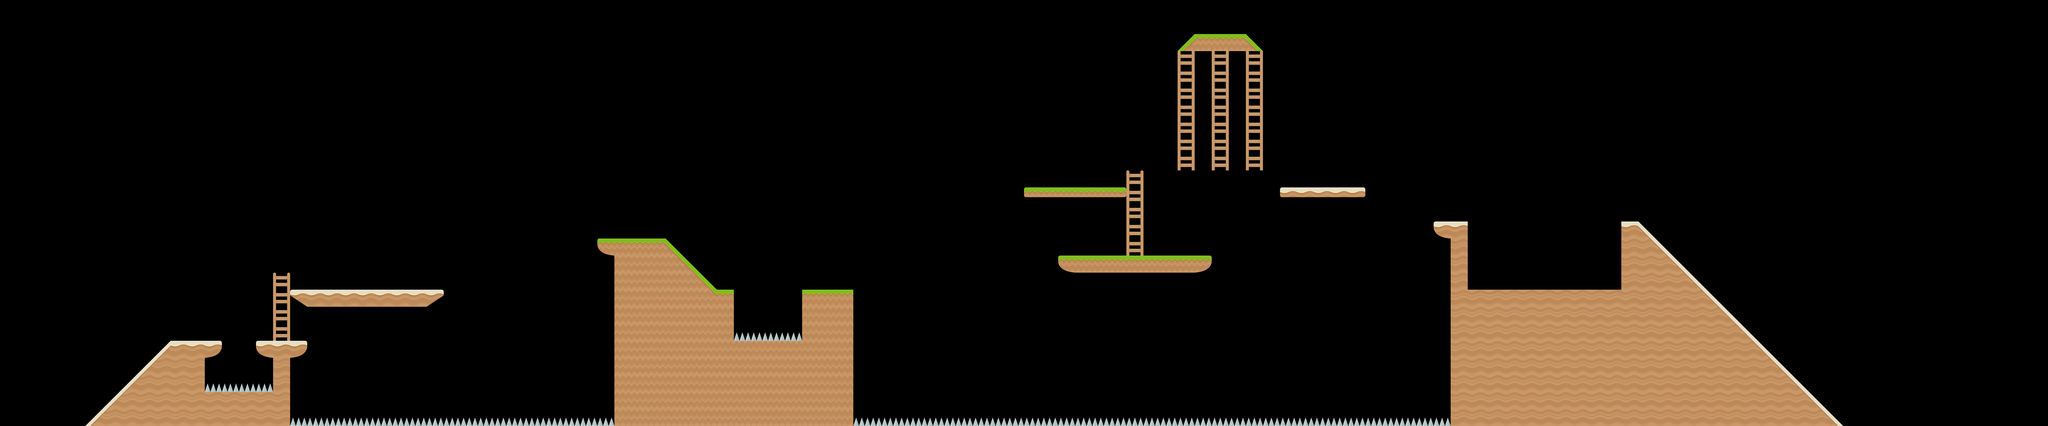

The image is a tile-based game level rendered from a .tmx file. Its description and source (layers, tilesets, objects; grid data summarised) follow:
An orthogonal 120x25 tile map with 64x64 px tiles, 1 tile layer (terrain) and 73 objects (7x enemy_fish, 2x enemy_slime, 2x enemy_spider, 2x enemy_snail, player).

<map version="1.0" orientation="orthogonal" renderorder="right-down" width="120" height="25" tilewidth="64" tileheight="64" nextobjectid="338">
 <properties>
  <property name="collectable_scale" value="0.15" />
  <property name="texture" value="@res/textures/tiles" />
 </properties>
 <tileset firstgid="1" name="Terrain" tilewidth="64" tileheight="64" tilecount="64" columns="8">
  <image source="../textures/tiled.png" width="512" height="512" />
 </tileset>
 <layer name="terrain" width="120" height="25">
  <data>[3000 cells, 458 non-empty, 26 distinct tile ids]</data>
 </layer>
 <objectgroup name="characters">
  <object id="187" name="player" x="696.668" y="1233" width="30" height="30">
   <ellipse />
  </object>
  <object id="310" name="enemy_slime" x="3918" y="665" width="30" height="30">
   <ellipse />
  </object>
  <object id="312" name="enemy_spider" x="4357" y="910.333" width="30" height="30">
   <ellipse />
  </object>
  <object id="317" name="enemy_spider" x="4847.67" y="666.333" width="30" height="30">
   <ellipse />
  </object>
  <object id="318" name="enemy_slime" x="5067.67" y="666.333" width="30" height="30">
   <ellipse />
  </object>
  <object id="319" name="enemy_snail" x="4954.33" y="666.333" width="30" height="30">
   <ellipse />
  </object>
  <object id="327" name="enemy_fish" x="5535.67" y="866.333" width="30" height="30">
   <ellipse />
  </object>
  <object id="328" name="enemy_fish" x="5625" y="863.667" width="30" height="30">
   <ellipse />
  </object>
  <object id="329" name="enemy_fish" x="5746.33" y="859.667" width="30" height="30">
   <ellipse />
  </object>
  <object id="330" name="enemy_fish" x="5909" y="858.333" width="30" height="30">
   <ellipse />
  </object>
  <object id="331" name="enemy_fish" x="6013" y="859.667" width="30" height="30">
   <ellipse />
  </object>
  <object id="332" name="enemy_fish" x="5809" y="862.333" width="30" height="30">
   <ellipse />
  </object>
  <object id="333" name="enemy_fish" x="5671.67" y="859.667" width="30" height="30">
   <ellipse />
  </object>
  <object id="337" name="enemy_snail" x="1369" y="1033" width="30" height="30">
   <ellipse />
  </object>
 </objectgroup>
 <objectgroup name="character_bounds">
  <object id="190" x="1113.33" y="1089.33" width="525" height="64" />
  <object id="311" x="3968" y="960" width="576" height="64" />
  <object id="313" x="3840" y="704" width="359.5" height="22" />
  <object id="315" x="4800" y="704" width="320" height="17.3333" />
  <object id="325" x="5528" y="925.333" width="524" height="144" />
 </objectgroup>
 <objectgroup name="collision_static">
  <object id="46" x="640" y="1280" width="129.333" height="190.667" />
  <object id="111" x="640" y="1280">
   <polyline points="0,0 -316,316" />
  </object>
  <object id="113" x="1024" y="1280" width="64.6667" height="318.667" />
  <object id="115" x="768" y="1280" width="63" height="63" />
  <object id="116" x="768" y="1472" width="254.667" height="63" />
  <object id="123" x="1088" y="1280" width="63" height="63" />
  <object id="124" x="960" y="1280" width="63" height="63" />
  <object id="186" x="1090.67" y="1089.33" width="576" height="64" />
  <object id="191" x="1088" y="1600" width="4374" />
  <object id="198" x="2304" y="896" width="192" height="700" />
  <object id="200" x="2496" y="1088" width="257.333" height="192" />
  <object id="201" x="3008" y="1088" width="192" height="192" />
  <object id="203" x="2496" y="1280" width="704" height="320" />
  <object id="209" x="2240" y="896" width="64" height="64" />
  <object id="221" x="2496" y="896">
   <polyline points="0,0 192,192" />
  </object>
  <object id="251" x="3968" y="960" width="574.667" height="64" />
  <object id="252" x="3840" y="704" width="384" height="33.3333" />
  <object id="275" x="4416" y="128" width="320" height="64" />
  <object id="278" x="4800" y="704" width="320" height="36" />
  <object id="281" x="5440" y="832" width="64" height="773" />
  <object id="283" x="6080" y="832" width="64" height="771.03" />
  <object id="285" x="5376" y="832" width="64" height="64" />
  <object id="290" x="6144" y="832">
   <polyline points="0,0 768,768" />
  </object>
 </objectgroup>
 <objectgroup name="collision_water">
  <object id="144" x="0" y="1408" width="576.004" height="192" />
  <object id="280" x="5504" y="894" width="576" height="196" />
  <object id="289" x="6655" y="1408" width="1025" height="192" />
 </objectgroup>
 <objectgroup name="collision_hand_of_god">
  <object id="119" x="769" y="1438.5" width="252" height="31" />
  <object id="193" x="1091" y="1568" width="1211" />
  <object id="207" x="2752" y="1249" width="260" height="30" />
  <object id="288" x="3195.83" y="1565.33" width="2247" height="32.6667" />
 </objectgroup>
 <objectgroup name="collision_bridge">
  <object id="249" x="3200" y="1088">
   <polyline points="0,0 768,-128" />
  </object>
 </objectgroup>
 <objectgroup name="collectables">
  <object id="297" x="799.333" y="1249">
   <polyline points="0,0 64,-64" />
  </object>
  <object id="298" x="990" y="1246.67">
   <polyline points="0,0 -64,-64" />
  </object>
  <object id="299" x="1740" y="1028">
   <polyline points="0,0 342.667,-212" />
  </object>
  <object id="305" x="3517.33" y="1033.33">
   <polyline points="0,0 172,-33.3333" />
  </object>
  <object id="307" x="4449.33" y="278.667">
   <polyline points="0,0 317.667,333.437" />
  </object>
  <object id="320" x="5184" y="640">
   <polyline points="0,0 192,128" />
  </object>
  <object id="334" x="6336" y="960">
   <polyline points="0,0 256,249.322" />
  </object>
 </objectgroup>
 <objectgroup name="interactive_props">
  <object id="222" x="2369.96" y="725.651" width="168" height="170">
   <ellipse />
  </object>
  <object id="227" x="2689.16" y="1023.87" width="64" height="64" />
  <object id="233" x="2692.44" y="964.839" width="56" height="58.6667" />
  <object id="244" x="2695.6" y="915.394" width="48" height="49.3333" />
  <object id="245" x="2696.7" y="865.948" width="48" height="49.3333" />
 </objectgroup>
 <objectgroup name="collision_ladder">
  <object id="183" x="1052.67" y="1088" width="4" height="95.3333" />
  <object id="255" x="4253.67" y="704" width="3.33333" height="161.333" />
  <object id="264" x="4445.67" y="278.667" width="3.33333" height="264" />
  <object id="265" x="4574.33" y="280" width="3.33333" height="262.667" />
  <object id="266" x="4701.83" y="279.333" width="3.33333" height="264" />
 </objectgroup>
 <objectgroup name="collision_kinematic">
  <object id="194" x="1685.33" y="1109.33" width="128" height="24" />
  <object id="197" x="1758.67" y="1117.33">
   <polyline points="0,0 350.667,-222.667" />
  </object>
 </objectgroup>
 <objectgroup name="collision_kinematic">
  <object id="256" x="3692.48" y="396.97" width="128" height="24" />
  <object id="277" x="3757.33" y="410.667">
   <polyline points="0,0 -37.3333,294.667" />
  </object>
 </objectgroup>
 <objectgroup name="collision_kinematic">
  <object id="269" x="3889.82" y="398.303" width="128" height="24" />
  <object id="273" x="3957.33" y="413.333">
   <polyline points="0,0 364,-1.33333" />
  </object>
 </objectgroup>
</map>